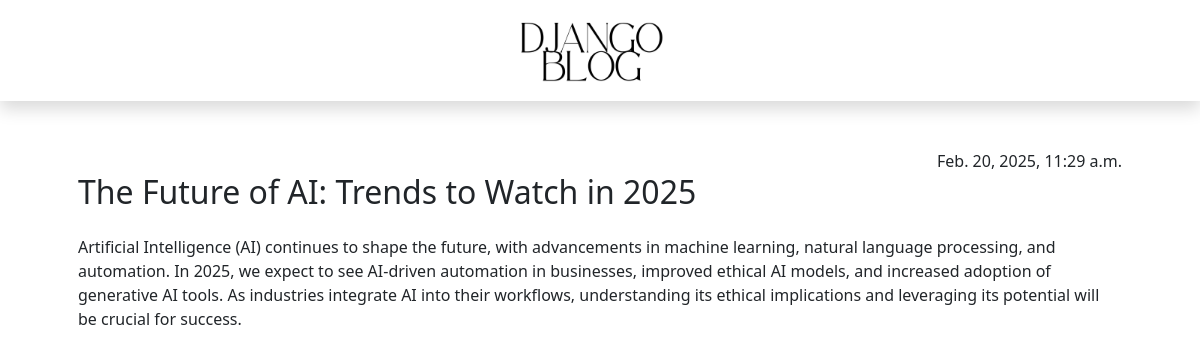
Before: /blog/detail/1/ with the older database file.
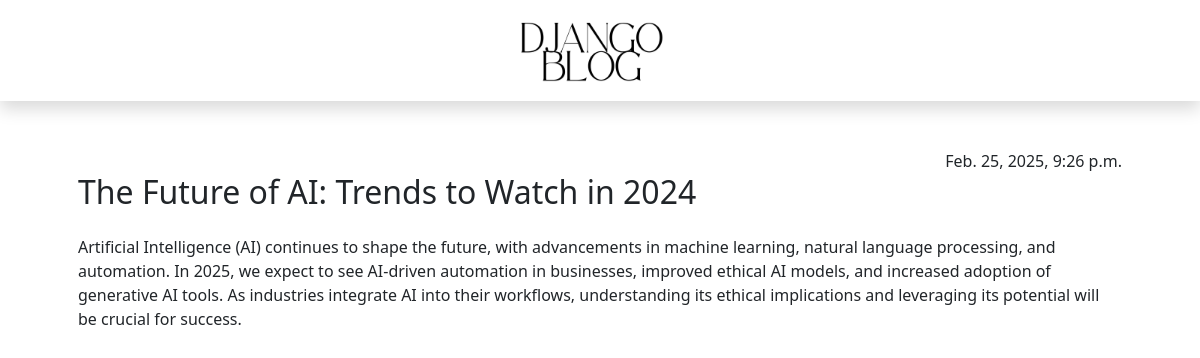
After: the same page with the newer database file.
### blog/models.py (models this page shows, shortened)
class Post(models.Model):
    author = models.ForeignKey(settings.AUTH_USER_MODEL, on_delete=models.CASCADE)
    title = models.CharField(max_length=200)
    text = models.TextField()
    created_date = models.DateTimeField(default=timezone.now)
    published_date = models.DateTimeField(blank=True, null=True)

### blog/views.py (the view)
# urls.py: path('detail/<int:pk>/', views.new_detail, name='new_detail'),
def new_detail(request, pk):
    post = get_object_or_404(Post, pk=pk)
    return render(request, 'new/new_detail.html', {'post': post})

### blog/templates/new/new_detail.html
{% extends 'new/base.html' %}
{% block content %}
    <article class="post">
        <div class="container px-5 py-5">
            {% if post.published_date %}
                <time class="date d-block text-end">
                    {{ post.published_date }}
                </time>
            {% endif %}
            <h2 class="pb-3">{{ post.title }}</h2>
            <p>{{ post.text|linebreaksbr }}</p>
        </div>
    </article>
{% endblock %}

Changed rows visible on the page:
changed Post: published_date "Feb. 20, 2025, 11:29 a.m." → "Feb. 25, 2025, 9:26 p.m."; title "The Future of AI: Trends to Watch in 2025" → "The Future of AI: Trends to Watch in 2024"
